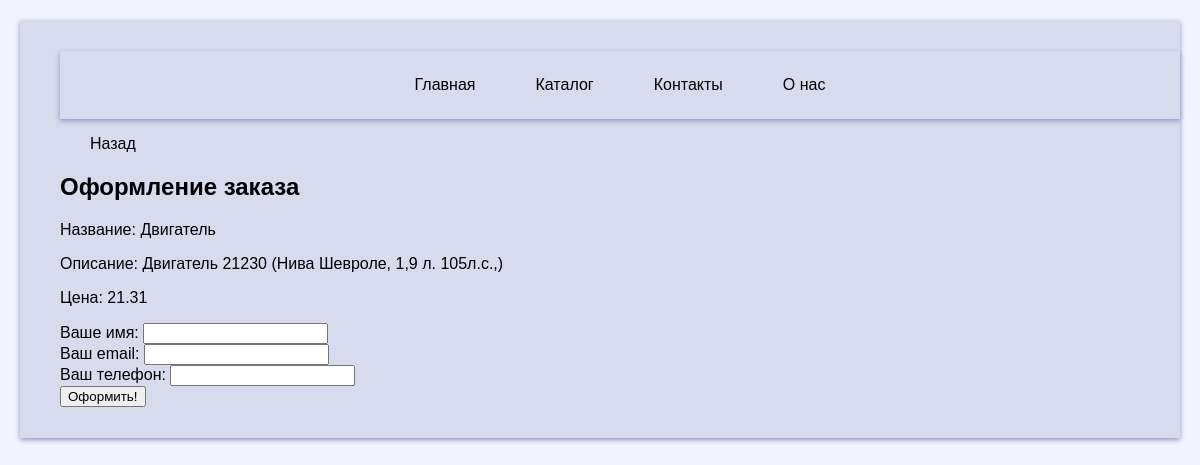
The app's page /add/2, older data.
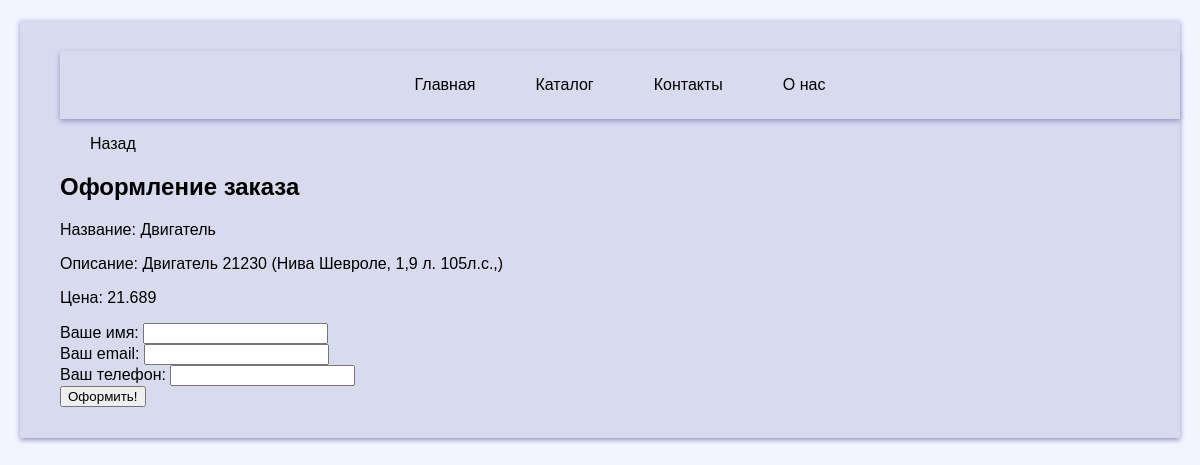
The same page, newer data.
### tables this page shows
CREATE TABLE 'avto' (
	'id'	INTEGER UNIQUE,
	'name'	TEXT,
	'specifications'	TEXT,
	'mane'	INTEGER,
	PRIMARY KEY('id' AUTOINCREMENT)
);

### Main.py (the view, shortened to what this page needs)
@app.route("/add/<id>" , methods=['post', 'get'])
def Add(id):
    coon = sqlite3.connect("database.db")
    tovar = coon.execute('select * from avto WHERE id = ' + id).fetchall()
    coon.close()
    return render_template("form.html",tovar = tovar )

### Templates/form.html (shortened to what this page needs)
<!DOCTYPE html>
<html lang="en">
<head>
  <nav>
    <ul>
</head>
<body>
    <nav>
        <div class="nav-container">
            <a href="/" class="nav-link">Главная</a>
            <a href="/catalog" class="nav-link">Каталог</a>
            <a href="/contacts" class="nav-link">Контакты</a>
            <a href="/about" class="nav-link">О нас</a>
        </div>
    </nav>
{% extends 'base.html' %}
{% block content %}
<link rel="stylesheet" href="{{ url_for('static', filename='main.css') }}">
<p><a href="/catalog" class="nav-link">Назад</a></p>
<h1>Оформление заказа</h1>
{% for i in tovar %}
    <p>Название: {{i[1]}}</p>
    <p>Описание: {{i[2]}}</p>
    <p>Цена: {{i[3]}}</p>
    <form action="" method="post" class="form-example">
    <div class="form-example">
        <label for="name">Ваше имя: </label>
        <input type="text" name="name" id="name" required />
    </div>
    <div class="form-example">
        <label for="email">Ваш email: </label>
        <input type="email" name="email" id="email" required />
    </div>
    <div class="form-example">
        <label for="number">Ваш телефон: </label>
        <input type="number" name="number" id="number" required />
    </div>
    <div class="form-example">
        <input type="submit" value="Оформить!" />
    </div>
    </form>
{% endfor %}
{% endblock%}

Row changes from the older to the newer data that the page shows:
changed avto "Двигатель": mane "21.31" → "21.689"
